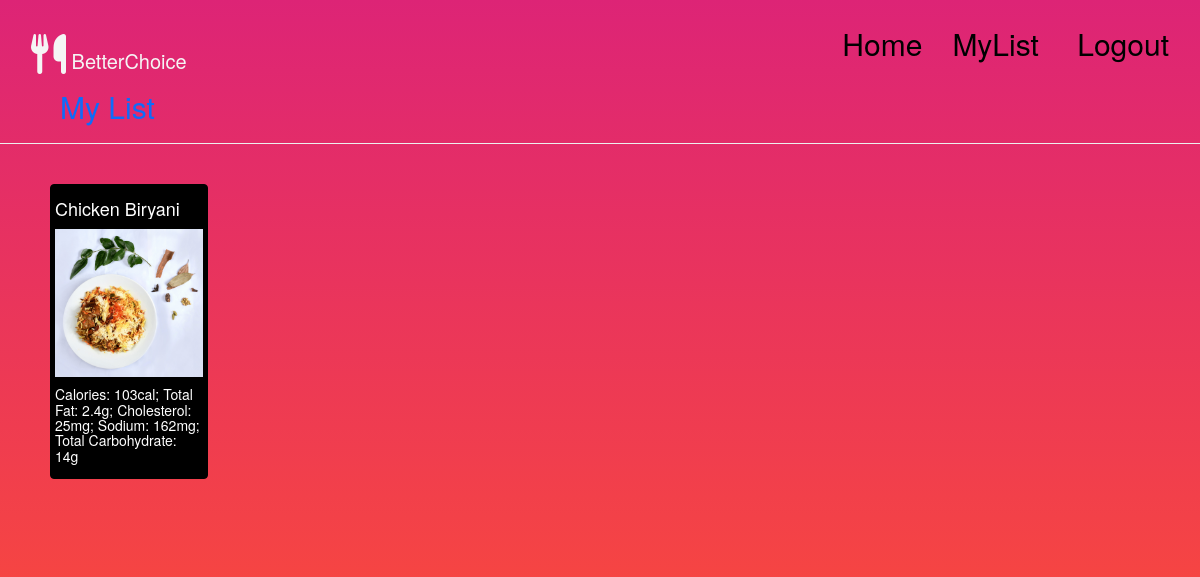
The page /recommend/food/watch2/ (signed in) on the database its author committed.
### recommend/models.py (models this page shows, shortened)
class Food(models.Model):
    title = models.CharField(max_length=200)
    genre = models.CharField(max_length=100)
    movie_logo = models.FileField()

### recommend/views.py (the view)
# urls.py: path('food/watch2/', views.watch2, name='watch2'),
def watch2(request):
    if not request.user.is_authenticated:
        return redirect("login")
    if not request.user.is_active:
        raise Http404
    movies = Food.objects.filter(myfoodlist__watch=True,myfoodlist__user=request.user)
    query = request.GET.get('q')
    if query:
        movies = Food.objects.filter(Q(title__icontains=query)).distinct()
        return render(request, 'recommendfood/watch.html', {'movies': movies})
    return render(request, 'recommendfood/watch.html', {'movies': movies})

### food/templates/recommendfood/watch.html
{% extends 'recommend/base.html'%}
{% block body %}
<h2>My List</h2>
<hr>
<br>
<div class="row">
    {% if movies %}
    {% for movie in movies %}
        <div class="col-sm-2 col-md-2 ">
            <div class="thumbnail">
                <h4>{{movie.title}}</h4>
                <a href="{% url 'detail' movie.id %}">
                    <img src="{{ movie.movie_logo.url}}" class="img-responsive">
                </a>
                <h5>{{movie.genre}}</h5>
            </div>
        </div>
    {% endfor %}
    {% else %}
        <div class="alert alert-danger">
            <strong>Sorry!</strong> No movies in your list.
        </div>
    {% endif %}
</div>
{% endblock %}

### recommend/static/recommend/css/base.css (style rules this page uses)
h2 { margin-left: 60px; }
* { margin: 0; }
html, body { height: 100%; color: rgb(14, 108, 250); }

### recommend/static/recommend/css/base1.css (style rules this page uses)
:root { --Snigle-font: "Sniglet", cursive; --Rubik: "Rubik", cursive; --Patua: "Patua One", cursive; --Lobster: "Lobster", cursive; --light-black: #2e2c2caf; --bggradient: linear-gradient( to bottom, #dd2476,#ff512f); --light-gray: rgba(255,255,255,0,0.877); }
body { background: #dd2476; background: var(--bggradient); }
.thumbnail p, .thumbnail h4 { white-space: nowrap; text-overflow: ellipsis; overflow: hidden; }

### rows shown on the page
Food: title "Chicken Biryani", movie_logo (picture), genre "Calories: 103cal; Total Fat: 2.4g; Cholesterol: 25mg; Sodium: 162mg; Total Carbohydrate: 14g"
